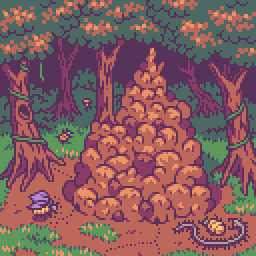
#> input picture packages/client/src/assets/images/rooms/10_forest-insect/backgrounds/playtest-b.png, 128 x 128 px, found by its file name (shown 2 times larger)
$ python spritecook_cleanup.py playtest-b.png upload_x8.png --upscale 8
#> lines starting #> are read from the running program, lines starting #| are printed output that depends on the picture
#!/usr/bin/env python3
"""Finish a SpriteCook result so it matches Kamigotchi's pixel-perfect art.

SpriteCook returns images at a guessed size, with thousands of colours, and
gpt-image-2 repaints the whole picture on every edit. This script applies the
steps from spritecook-assets.json -> postprocess:

  1. resize to native size (nearest neighbour)
  2. snap every pixel to a palette (taken from the original image, or a hex list)
  3. optionally make the solid background around a sprite transparent
  4. optionally keep the original everywhere except the edited regions
  5. recolour new pure-black pixels to the game's outline purple

Requires Pillow (pip install pillow).

Examples:
  # snap a raw result to the original's size and colours
  python3 scripts/art/spritecook_cleanup.py raw.png out.png --original playtest-b.png

  # same, but only keep the edit inside two boxes (x0,y0,x1,y1)
  python3 scripts/art/spritecook_cleanup.py raw.png out.png --original playtest-b.png \
      --keep-box 0,0,31,48 --keep-box 36,58,82,108

  # new item with a palette from spritecook-assets.json, background made transparent
  python3 scripts/art/spritecook_cleanup.py raw.png out.png --size 24x24 --palette items --remove-bg

  # carry an edited Evenfall room background over to Daylight (playtest-b -> playtest-a)
  python3 scripts/art/spritecook_cleanup.py playtest-b-edited.png playtest-a-edited.png \
      --phase-from playtest-b.png --phase-to playtest-a.png

  # make an 8x nearest-neighbour copy to upload as an edit source
  python3 scripts/art/spritecook_cleanup.py playtest-b.png upload_x8.png --upscale 8

Fix mode (finished, native-size images; nothing is resized or snapped):
  # in this rock box (kept clear of trees and grass) only the Daylight rock colours are allowed
  python3 scripts/art/spritecook_cleanup.py day.png day.png --original playtest-a.png \\
      --restrict 24,0,67,36=#825b70,#573359,#bd9d9d
  # or allow whatever the original uses in a reference area (careful: it may include moss etc.)
  python3 scripts/art/spritecook_cleanup.py day.png day.png --original playtest-a.png \\
      --restrict 24,0,67,36=original@112,0,128,40
  # remove stray single pixels from the edit, and mark anything suspicious for review
  python3 scripts/art/spritecook_cleanup.py day.png day.png --original playtest-a.png \\
      --despeckle --audit day-audit.png
"""
import argparse
import json
import sys
from collections import Counter, deque
from pathlib import Path

from PIL import Image

OUTLINE = (0x57, 0x33, 0x59)  # #573359, used instead of black for new lines and outlines
BLACK = (0x30, 0x11, 0x1C)    # #30111c, the palette's darkest colour
MANIFEST = Path(__file__).resolve().parents[2] / 'spritecook-assets.json'


def hex_to_rgb(h):
    h = h.lstrip('#')
    return tuple(int(h[i:i + 2], 16) for i in (0, 2, 4))


def pixels(img):
    # Pillow 12 renamed getdata(); support both
    return (getattr(img, 'get_flattened_data', None) or img.getdata)()


def palette_of(img):
    return sorted({p[:3] for p in pixels(img.convert('RGBA')) if p[3] == 255})


# [147 lines left out: functions snap, load_palette, remove_background, _neighbour_keys, phase_convert, not called in this run]


def parse_box(text):
    x0, y0, x1, y1 = (int(v) for v in text.split(','))
    return x0, y0, x1, y1


# [122 lines left out: functions parse_restrict, restrict_colours, despeckle, audit, not called in this run]


def main(argv=None):
    ap = argparse.ArgumentParser(description=__doc__, formatter_class=argparse.RawDescriptionHelpFormatter)
    ap.add_argument('input', help='raw SpriteCook PNG (or any PNG with --upscale)')
    ap.add_argument('output', help='where to write the cleaned PNG')
    ap.add_argument('--original', help='original sprite: gives native size, palette and the pixels to keep')
    ap.add_argument('--size', help='native size WxH when there is no --original, e.g. 24x24')
    ap.add_argument('--colors', nargs='+', help='palette as hex colours when there is no --original')
    ap.add_argument('--palette', help='palette name from spritecook-assets.json (items, skills, npcs) instead of --colors')
    ap.add_argument('--manifest', default=str(MANIFEST), help='path to spritecook-assets.json (default: repo root)')
    ap.add_argument('--remove-bg', action='store_true',
                    help='make the solid background around the sprite transparent (gpt-image-2 has no real transparency)')
    ap.add_argument('--bg-tolerance', type=int, default=48, help='how far a colour may be from the background colour (default 48)')
    ap.add_argument('--keep-box', action='append', type=parse_box, default=[],
                    help='x0,y0,x1,y1 region to take from the edit; everything else stays original (repeatable)')
    ap.add_argument('--keep-black', action='store_true', help='do not recolour new black pixels to #573359')
    ap.add_argument('--upscale', type=int, help='only make an Nx nearest-neighbour copy (for uploading) and exit')
    ap.add_argument('--phase-from', help='original background of the phase that was edited (e.g. playtest-b.png)')
    ap.add_argument('--phase-to', help='original background of the phase to produce (e.g. playtest-a.png); input = the finished edit')
    ap.add_argument('--restrict', action='append', type=parse_restrict, default=[],
                    help='fix mode: x0,y0,x1,y1=#hex,#hex (or =original, or =original@x0,y0,x1,y1): inside the box only '
                         'these colours are allowed; other pixels take the surrounding allowed colour (repeatable)')
    ap.add_argument('--despeckle', action='store_true',
                    help='fix mode: edited pixels surrounded by one other colour take that colour (needs --original)')
    ap.add_argument('--audit', metavar='MARKED.png',
                    help='fix mode: write a copy with unusual colour combinations marked in yellow and print how many '
                         '(needs --original). A review hint only: always also check close-ups of each edited object')
    args = ap.parse_args(argv)

    img = Image.open(args.input)
#> img is the input picture: PIL image 128x128 RGBA; mean R, G, B, A 132.1, 92.4, 94.6, 255
    if args.restrict or args.despeckle or args.audit:
        # fix mode: works on a finished, native-size image; nothing is resized or snapped
        orig = Image.open(args.original).convert('RGBA') if args.original else None
        if (args.despeckle or args.audit) and orig is None:
            ap.error('--despeckle and --audit need --original')
        if orig is not None and orig.size != img.size:
            ap.error(f'size mismatch: input {img.size}, original {orig.size}')
        out = img.convert('RGBA')
        if args.restrict:
            out, n = restrict_colours(out, args.restrict, orig)
            print(f'restrict: {n} off-palette pixels recoloured')
        if args.despeckle:
            out, n = despeckle(out, orig)
            print(f'despeckle: {n} stray pixels removed')
        out.save(args.output)
        if args.audit:
            marked, n = audit(out, orig)
            marked.save(args.audit)
            print(f'audit: {n} suspicious pixels marked in {args.audit}')
        return 0
    if args.phase_from or args.phase_to:
        if not (args.phase_from and args.phase_to):
            ap.error('--phase-from and --phase-to go together')
        out, changed = phase_convert(img, Image.open(args.phase_from), Image.open(args.phase_to))
        out.save(args.output)
        used = len({p[:3] for p in pixels(out) if p[3] == 255})
        print(f'{args.output}: {out.width}x{out.height}, {used} colours, {changed} edited pixels recoloured')
        return 0
    if args.upscale:
        img.resize((img.width * args.upscale, img.height * args.upscale), Image.NEAREST).save(args.output)
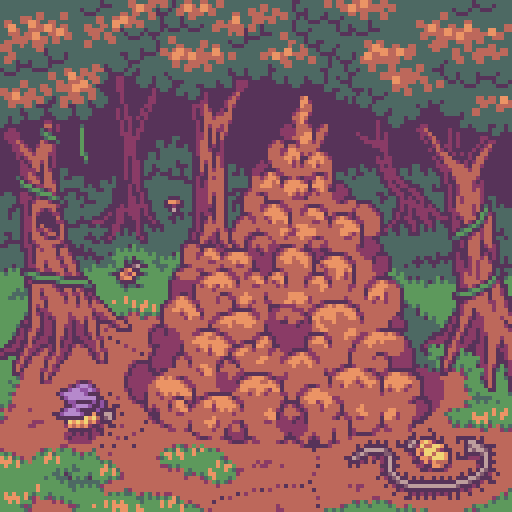
#> saved as upload_x8.png: PIL image 1024x1024 RGBA (shown at 1/2 size); mean R, G, B, A 132.1, 92.4, 94.6, 255
        return 0

    orig = Image.open(args.original).convert('RGBA') if args.original else None
    if orig is not None:
        size, palette = orig.size, palette_of(orig)
    elif args.size and (args.colors or args.palette):
        size = tuple(int(v) for v in args.size.lower().split('x'))
        palette = [hex_to_rgb(c) for c in args.colors] if args.colors else load_palette(args.palette, args.manifest)
    else:
        ap.error('give --original, or --size with --colors or --palette')
    if args.keep_box and orig is None:
        ap.error('--keep-box needs --original')

    work = img.convert('RGBA')
    work = work.resize(size, Image.NEAREST) if work.size != size else work
    if args.remove_bg:
        work, cleared = remove_background(work, args.bg_tolerance)
        print(f'background: {cleared} pixels made transparent')
    out = snap(work, palette)

    if orig is not None and not args.remove_bg and not args.keep_box:
        orig_clear = sum(1 for p in pixels(orig) if p[3] == 0)
        out_clear = sum(1 for p in pixels(out) if p[3] == 0)
        if orig_clear and not out_clear:
            print('warning: the original has a transparent background but the result has none; add --remove-bg', file=sys.stderr)

    if args.keep_box:
        merged = orig.copy()
        for x0, y0, x1, y1 in args.keep_box:
            merged.paste(out.crop((x0, y0, x1, y1)), (x0, y0))
        out = merged

    if not args.keep_black and BLACK in palette:
        o = out.load()
        ref = orig.load() if orig is not None else None
        for y in range(out.height):
            for x in range(out.width):
                if o[x, y][:3] == BLACK and (ref is None or ref[x, y][:3] != BLACK):
                    o[x, y] = OUTLINE + (255,)

    out.save(args.output)
    used = len({p[:3] for p in pixels(out) if p[3] == 255})
    print(f'{args.output}: {out.width}x{out.height}, {used} colours')
    return 0


if __name__ == '__main__':
    sys.exit(main())
#> (the program exits here)
